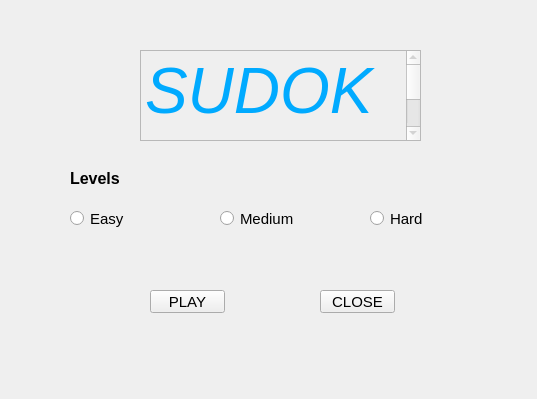
<?xml version="1.0" encoding="UTF-8"?>
<ui version="4.0">
 <class>Form</class>
 <widget class="QWidget" name="Form">
  <property name="geometry">
   <rect>
    <x>0</x>
    <y>0</y>
    <width>537</width>
    <height>399</height>
   </rect>
  </property>
  <property name="windowTitle">
   <string>Sudoku en Python</string>
  </property>
  <property name="windowIcon">
   <iconset>
    <normaloff>icono.jpg</normaloff>icono.jpg</iconset>
  </property>
  <widget class="QTextEdit" name="titulo">
   <property name="enabled">
    <bool>false</bool>
   </property>
   <property name="geometry">
    <rect>
     <x>140</x>
     <y>50</y>
     <width>281</width>
     <height>91</height>
    </rect>
   </property>
   <property name="html">
    <string>&lt;!DOCTYPE HTML PUBLIC &quot;-//W3C//DTD HTML 4.0//EN&quot; &quot;http://www.w3.org/TR/REC-html40/strict.dtd&quot;&gt;
&lt;html&gt;&lt;head&gt;&lt;meta name=&quot;qrichtext&quot; content=&quot;1&quot; /&gt;&lt;style type=&quot;text/css&quot;&gt;
p, li { white-space: pre-wrap; }
&lt;/style&gt;&lt;/head&gt;&lt;body style=&quot; font-family:'MS Shell Dlg 2'; font-size:8.25pt; font-weight:400; font-style:normal;&quot;&gt;
&lt;p style=&quot; margin-top:0px; margin-bottom:0px; margin-left:0px; margin-right:0px; -qt-block-indent:0; text-indent:0px;&quot;&gt;&lt;span style=&quot; font-size:48pt; font-style:italic; color:#00aaff;&quot;&gt;SUDOKU&lt;/span&gt;&lt;/p&gt;&lt;/body&gt;&lt;/html&gt;</string>
   </property>
  </widget>
  <widget class="QRadioButton" name="beasy">
   <property name="geometry">
    <rect>
     <x>70</x>
     <y>210</y>
     <width>82</width>
     <height>17</height>
    </rect>
   </property>
   <property name="font">
    <font>
     <pointsize>11</pointsize>
     <weight>50</weight>
     <bold>false</bold>
    </font>
   </property>
   <property name="text">
    <string>Easy</string>
   </property>
  </widget>
  <widget class="QRadioButton" name="bmedium">
   <property name="geometry">
    <rect>
     <x>220</x>
     <y>210</y>
     <width>82</width>
     <height>17</height>
    </rect>
   </property>
   <property name="font">
    <font>
     <pointsize>11</pointsize>
    </font>
   </property>
   <property name="text">
    <string>Medium</string>
   </property>
  </widget>
  <widget class="QRadioButton" name="bhard">
   <property name="geometry">
    <rect>
     <x>370</x>
     <y>210</y>
     <width>82</width>
     <height>17</height>
    </rect>
   </property>
   <property name="font">
    <font>
     <pointsize>11</pointsize>
    </font>
   </property>
   <property name="text">
    <string>Hard</string>
   </property>
  </widget>
  <widget class="QLabel" name="labellevels">
   <property name="geometry">
    <rect>
     <x>70</x>
     <y>170</y>
     <width>61</width>
     <height>16</height>
    </rect>
   </property>
   <property name="font">
    <font>
     <pointsize>12</pointsize>
     <weight>75</weight>
     <bold>true</bold>
    </font>
   </property>
   <property name="text">
    <string>Levels</string>
   </property>
  </widget>
  <widget class="QPushButton" name="bclose">
   <property name="geometry">
    <rect>
     <x>320</x>
     <y>290</y>
     <width>75</width>
     <height>23</height>
    </rect>
   </property>
   <property name="font">
    <font>
     <pointsize>11</pointsize>
    </font>
   </property>
   <property name="text">
    <string>CLOSE</string>
   </property>
  </widget>
  <widget class="QPushButton" name="bplay">
   <property name="geometry">
    <rect>
     <x>150</x>
     <y>290</y>
     <width>75</width>
     <height>23</height>
    </rect>
   </property>
   <property name="font">
    <font>
     <pointsize>11</pointsize>
    </font>
   </property>
   <property name="text">
    <string>PLAY</string>
   </property>
  </widget>
 </widget>
 <resources/>
 <connections>
  <connection>
   <sender>bclose</sender>
   <signal>clicked()</signal>
   <receiver>Form</receiver>
   <slot>close()</slot>
   <hints>
    <hint type="sourcelabel">
     <x>357</x>
     <y>301</y>
    </hint>
    <hint type="destinationlabel">
     <x>268</x>
     <y>192</y>
    </hint>
   </hints>
  </connection>
 </connections>
</ui>
